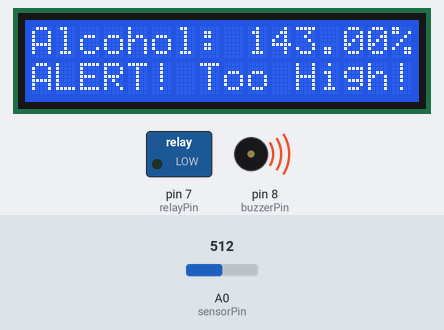
Simulated run of this sketch. Board: Arduino Uno, built with avr-gcc and run on an emulated ATmega328P. On the bench: 16×2 character LCD, switched loads named in the sketch (green lamp = pin HIGH), buzzer (waves = sounding, pin HIGH). The test bench sets the inputs (shaded band); at power-on: A0 (sensorPin) = 512. What the sketch prints to the serial monitor is not drawn.

Above: at 3.2 s.
3.3 s: A0 (sensorPin) set to 422
At 6.0 s:
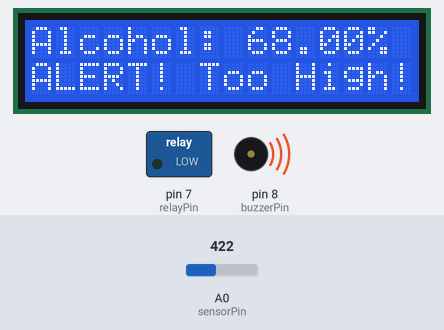
7.2 s: A0 (sensorPin) set to 398
At 9.5 s:
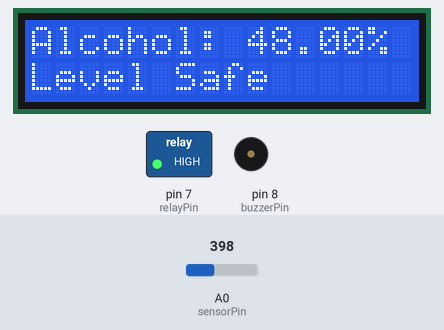
11.1 s: A0 (sensorPin) set to 306
At 11.8 s:
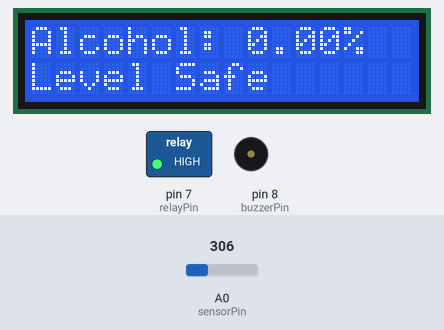
Timing chart, 0 to 14.1 s (numbered marks = the images above; inputs shaded):
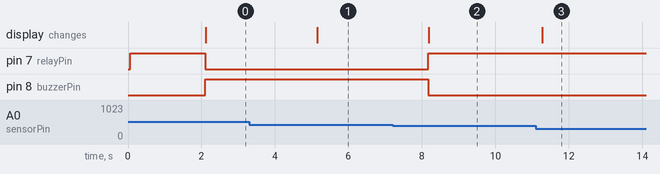

The sketch:

AlcoholSensor_VehicleAutomation.ino
```cpp
#include <Wire.h>
#include <LiquidCrystal_I2C.h>

int sensorPin = A0;         // MQ3 sensor connected to analog pin A0
int sensorValue = 0;        // Variable to store sensor reading
float alcoholLevel = 0;     // Alcohol concentration level (in percentage)
int buzzerPin = 8;          // Buzzer connected to pin 8
int relayPin = 7;           // Relay connected to pin 7
int threshold = 60;        // Alcohol concentration threshold (0 to 100%)

LiquidCrystal_I2C lcd(0x27, 16, 2);  // LCD I2C address 0x27, size 16x2

void setup() {
  lcd.init();               // Initialize the LCD
  lcd.backlight();          // Turn on backlight
  pinMode(buzzerPin, OUTPUT);  // Set buzzer as output
  pinMode(relayPin, OUTPUT);   // Set relay as output
  digitalWrite(relayPin, HIGH); // Relay OFF initially (motor ON if active LOW)

  Serial.begin(9600);       // Begin serial for debugging

  lcd.setCursor(0, 0);
  lcd.print("Alcohol Detector");
  delay(2000);
}

void loop() {
  sensorValue = analogRead(sensorPin);  // Read analog value (0-1023)

  // Map the sensor reading to a percentage (adjust 280 and 420 based on calibration)
  alcoholLevel = map(sensorValue, 340, 460, 0, 100);

  // ✨ Don't constrain the upper limit so that it can go above threshold!
  if (alcoholLevel < 0) alcoholLevel = 0;

  // Print for debugging
  Serial.print("Sensor: ");
  Serial.print(sensorValue);
  Serial.print("  Alcohol Level: ");
  Serial.print(alcoholLevel);
  Serial.println("%");

  // Display on LCD
  lcd.clear();
  lcd.setCursor(0, 0);+
  lcd.print("Alcohol: ");
  lcd.print(alcoholLevel);
  lcd.print("%");

  if (alcoholLevel >= threshold) {
    digitalWrite(buzzerPin, HIGH);   // Buzzer ON
    digitalWrite(relayPin, LOW);     // Relay OFF (Motor OFF if active LOW)
    lcd.setCursor(0, 1);
    lcd.print("ALERT! Too High!");
    delay(2000); // Optional pause for alert visibility
  } else {
    digitalWrite(buzzerPin, LOW);    // Buzzer OFF
    digitalWrite(relayPin, HIGH);    // Relay ON (Motor ON)
    lcd.setCursor(0, 1);
    lcd.print("Level Safe     ");
  }

  delay(1000); // Delay before next reading
}
```

Measured:
- the behaviour switches between 412 and 411 on A0 (sensorPin) (found by bisection; images 1 and 2)
- after the input at 3.3 s, the display: changes after 1.8 s (image 1)
- after the input at 7.2 s, pin 7 (relayPin): LOW → HIGH after 0.97 s; pin 8 (buzzerPin): HIGH → LOW after 0.97 s; the display: changes after 0.98 s (image 2)
- after the input at 11.1 s, the display: changes after 0.18 s (image 3)
